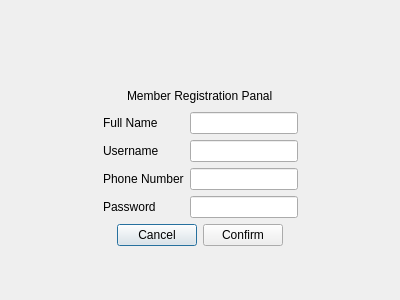
<?xml version="1.0" encoding="UTF-8"?>
<ui version="4.0">
 <class>MemberRegistration</class>
 <widget class="QDialog" name="MemberRegistration">
  <property name="geometry">
   <rect>
    <x>0</x>
    <y>0</y>
    <width>400</width>
    <height>300</height>
   </rect>
  </property>
  <property name="windowTitle">
   <string>Dialog</string>
  </property>
  <layout class="QVBoxLayout" name="verticalLayout">
   <item>
    <spacer name="verticalSpacer_2">
     <property name="orientation">
      <enum>Qt::Orientation::Vertical</enum>
     </property>
     <property name="sizeHint" stdset="0">
      <size>
       <width>155</width>
       <height>75</height>
      </size>
     </property>
    </spacer>
   </item>
   <item>
    <layout class="QHBoxLayout" name="horizontalLayout">
     <item>
      <spacer name="horizontalSpacer">
       <property name="orientation">
        <enum>Qt::Orientation::Horizontal</enum>
       </property>
       <property name="sizeHint" stdset="0">
        <size>
         <width>40</width>
         <height>20</height>
        </size>
       </property>
      </spacer>
     </item>
     <item>
      <widget class="QLabel" name="label">
       <property name="styleSheet">
        <string notr="true">font: 700 24pt &quot;Segoe UI&quot;;</string>
       </property>
       <property name="text">
        <string>Member Registration Panal</string>
       </property>
      </widget>
     </item>
     <item>
      <spacer name="horizontalSpacer_2">
       <property name="orientation">
        <enum>Qt::Orientation::Horizontal</enum>
       </property>
       <property name="sizeHint" stdset="0">
        <size>
         <width>40</width>
         <height>20</height>
        </size>
       </property>
      </spacer>
     </item>
    </layout>
   </item>
   <item>
    <layout class="QHBoxLayout" name="horizontalLayout_2">
     <item>
      <spacer name="horizontalSpacer_3">
       <property name="orientation">
        <enum>Qt::Orientation::Horizontal</enum>
       </property>
       <property name="sizeHint" stdset="0">
        <size>
         <width>40</width>
         <height>20</height>
        </size>
       </property>
      </spacer>
     </item>
     <item>
      <layout class="QFormLayout" name="formLayout">
       <item row="0" column="0">
        <widget class="QLabel" name="label_2">
         <property name="text">
          <string>Full Name</string>
         </property>
        </widget>
       </item>
       <item row="0" column="1">
        <widget class="QLineEdit" name="lineEditFullName"/>
       </item>
       <item row="1" column="0">
        <widget class="QLabel" name="label_4">
         <property name="text">
          <string>Username</string>
         </property>
        </widget>
       </item>
       <item row="1" column="1">
        <widget class="QLineEdit" name="lineEditUsername"/>
       </item>
       <item row="2" column="0">
        <widget class="QLabel" name="label_7">
         <property name="text">
          <string>Phone Number</string>
         </property>
        </widget>
       </item>
       <item row="2" column="1">
        <widget class="QLineEdit" name="lineEditPhone"/>
       </item>
       <item row="3" column="0">
        <widget class="QLabel" name="label_6">
         <property name="text">
          <string>Password</string>
         </property>
        </widget>
       </item>
       <item row="3" column="1">
        <widget class="QLineEdit" name="lineEditPassword"/>
       </item>
      </layout>
     </item>
     <item>
      <spacer name="horizontalSpacer_4">
       <property name="orientation">
        <enum>Qt::Orientation::Horizontal</enum>
       </property>
       <property name="sizeHint" stdset="0">
        <size>
         <width>40</width>
         <height>20</height>
        </size>
       </property>
      </spacer>
     </item>
    </layout>
   </item>
   <item>
    <layout class="QHBoxLayout" name="horizontalLayout_4">
     <item>
      <spacer name="horizontalSpacer_5">
       <property name="orientation">
        <enum>Qt::Orientation::Horizontal</enum>
       </property>
       <property name="sizeHint" stdset="0">
        <size>
         <width>40</width>
         <height>20</height>
        </size>
       </property>
      </spacer>
     </item>
     <item>
      <widget class="QPushButton" name="pushButton">
       <property name="sizePolicy">
        <sizepolicy hsizetype="Preferred" vsizetype="Preferred">
         <horstretch>0</horstretch>
         <verstretch>0</verstretch>
        </sizepolicy>
       </property>
       <property name="text">
        <string>Cancel</string>
       </property>
      </widget>
     </item>
     <item>
      <widget class="QPushButton" name="pushButton_MR">
       <property name="sizePolicy">
        <sizepolicy hsizetype="Preferred" vsizetype="Preferred">
         <horstretch>0</horstretch>
         <verstretch>0</verstretch>
        </sizepolicy>
       </property>
       <property name="text">
        <string>Confirm</string>
       </property>
      </widget>
     </item>
     <item>
      <spacer name="horizontalSpacer_6">
       <property name="orientation">
        <enum>Qt::Orientation::Horizontal</enum>
       </property>
       <property name="sizeHint" stdset="0">
        <size>
         <width>40</width>
         <height>20</height>
        </size>
       </property>
      </spacer>
     </item>
    </layout>
   </item>
   <item>
    <layout class="QHBoxLayout" name="horizontalLayout_3">
     <item>
      <spacer name="verticalSpacer">
       <property name="orientation">
        <enum>Qt::Orientation::Vertical</enum>
       </property>
       <property name="sizeHint" stdset="0">
        <size>
         <width>20</width>
         <height>40</height>
        </size>
       </property>
      </spacer>
     </item>
    </layout>
   </item>
  </layout>
 </widget>
 <resources/>
 <connections>
  <connection>
   <sender>pushButton</sender>
   <signal>clicked()</signal>
   <receiver>MemberRegistration</receiver>
   <slot>close()</slot>
   <hints>
    <hint type="sourcelabel">
     <x>166</x>
     <y>232</y>
    </hint>
    <hint type="destinationlabel">
     <x>118</x>
     <y>251</y>
    </hint>
   </hints>
  </connection>
 </connections>
</ui>
